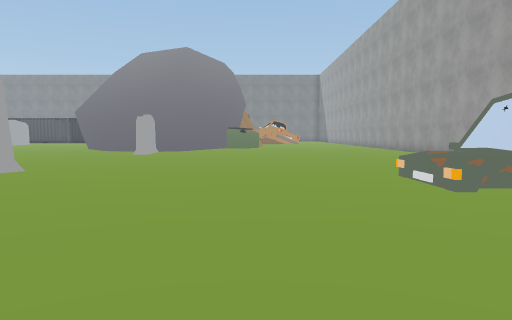
View 1 (above)

24 first-person views from a walk through a scene from a Unity 3-D project. The camera is 1.4 m above the floor, tilts 4° down and sees 70° across. The floor is counted in squares, 2 m on a side. Each view is taken from the middle of a square. On the plan, view 1 faces up. The plan holds only what a view shows up to about 11 squares ahead; the rest is blank. The place goes on beyond the plan. Some surface patterns are stand-ins.

View 2
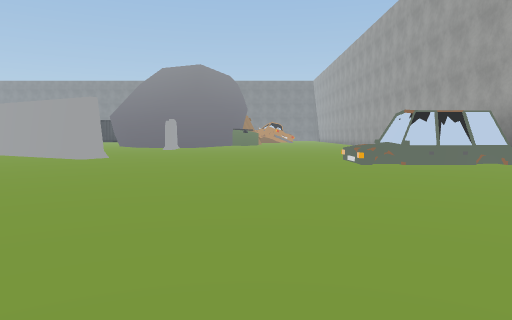

View 3
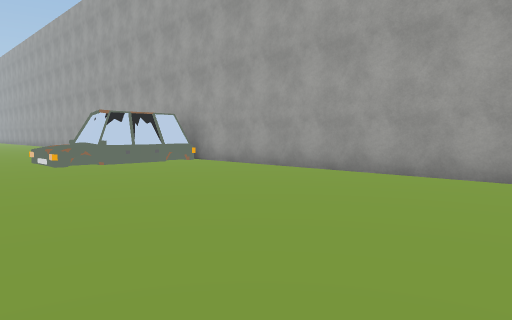

View 4
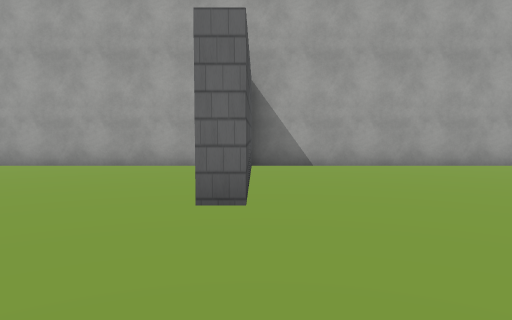

View 5
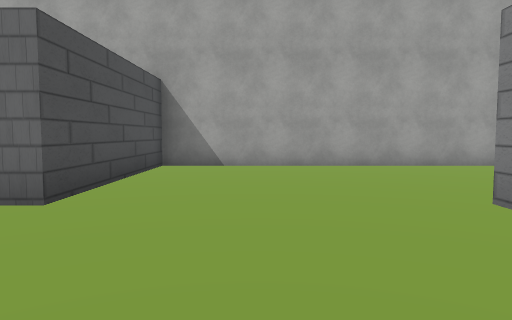

View 6
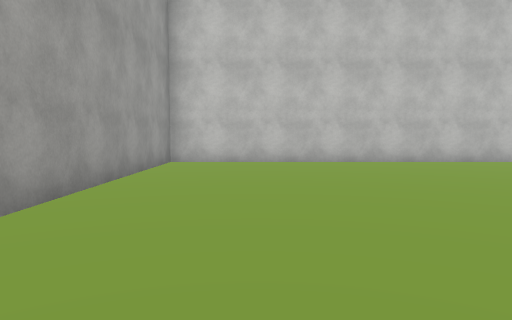

View 7
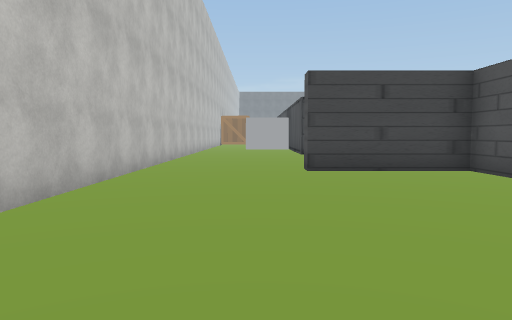

View 8
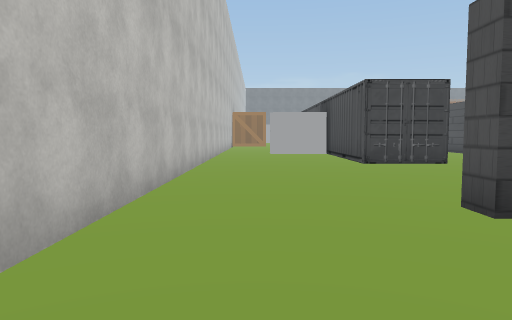

View 9
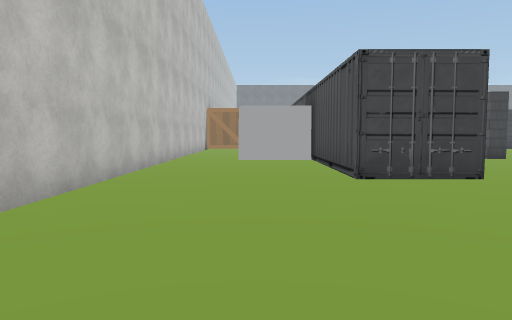

View 10
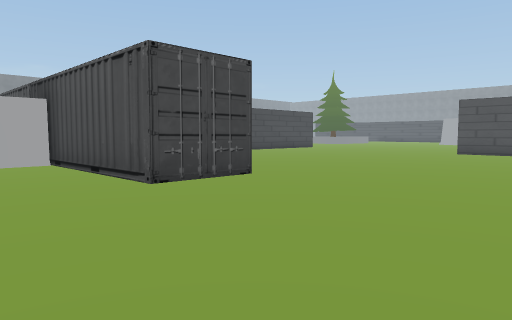

View 11
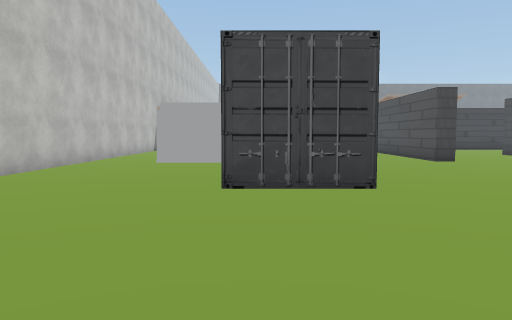

View 12
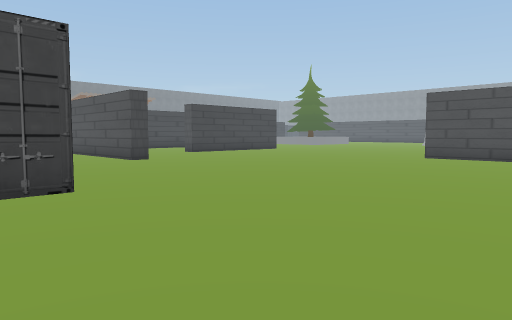

View 13
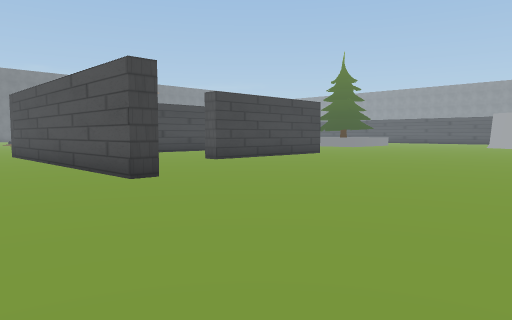

View 14
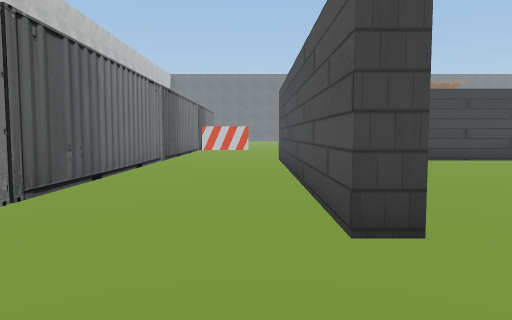

View 15
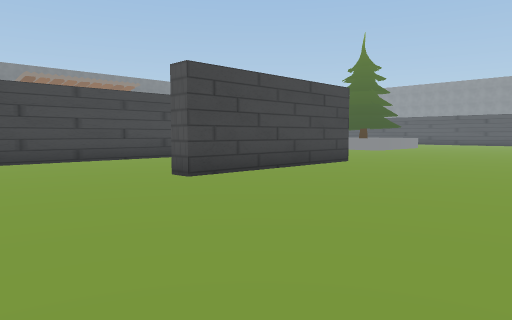

View 16
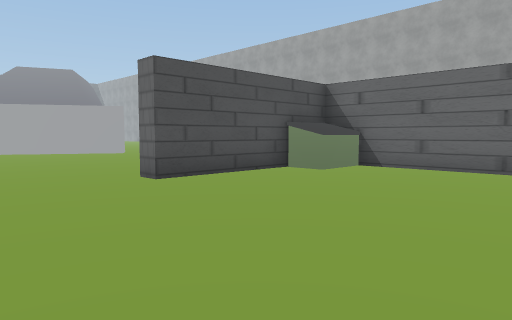

View 17
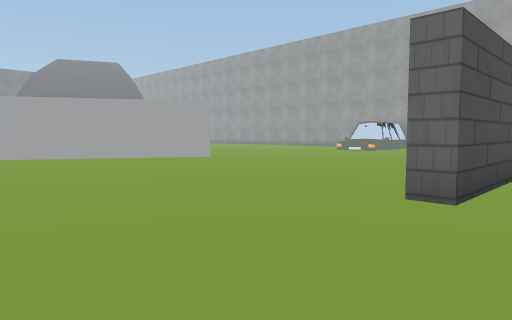

View 18
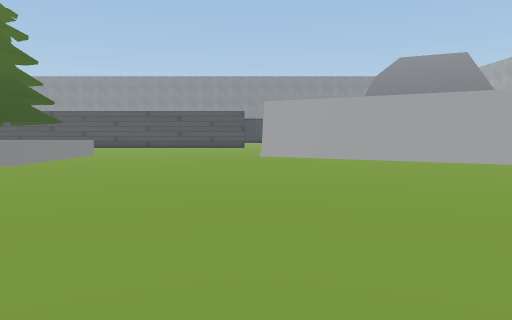

View 19
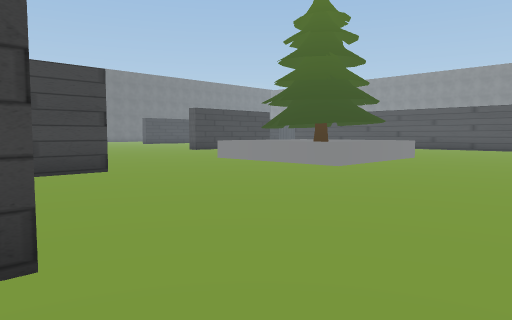

View 20
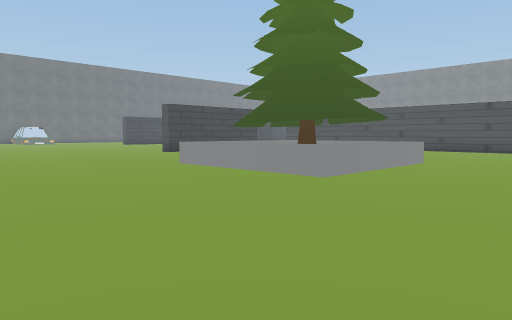

View 21
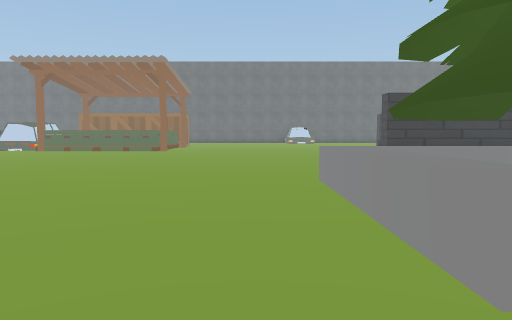

View 22
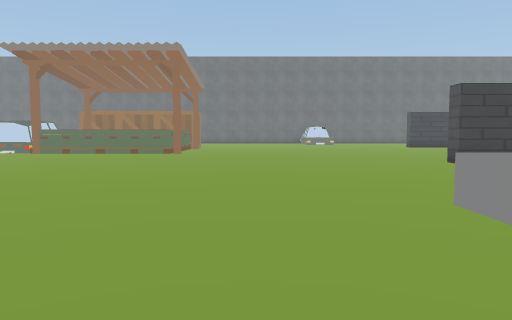

View 23
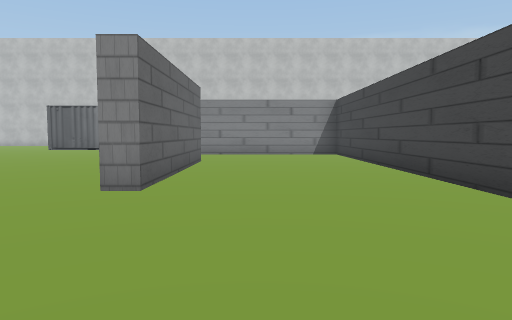

View 24
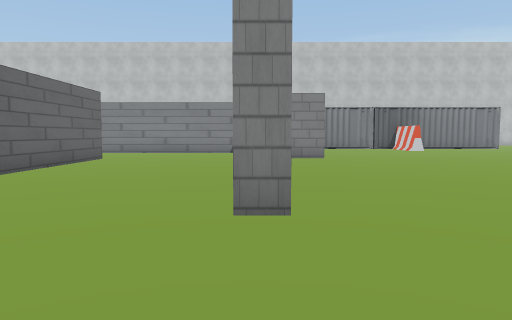

### Floor plan
Key: @ floor where view 1 was taken; # wall or solid block; . main floor; : floor 0.25 m higher than the main floor; ^ raised ledge; O other object.
Columns run from 30 left of view 1 to 7 right of it. Each row starts with its distance up from view 1.
 11   #     ^^^^...        ............
 10 ..#    .^  ^...... ##  ............
  9 .....  .^OO^........###...........
  8 ........^:#^..........##..........
  7 ........^^^^........... ##........
  6 .................................OO
  5 ................................. OO##
  4 .....................................#
  3 .....................................#
  2 .........#...........................#
  1 .........#...........................#
  0 .........#....#...............@......#
 -1 .........#....#..........   .........#
 -2 .. ......#....#.......####O .........#
 -3    ......#....#............# ........#
 -4   .......#....#............#  .......#
 -5   .....###.................# ........#
 -6          #.................#....######
 -7          # ...............   ........#
 -8          ########.........  .........#
 -9         ..................   ........#
-10         ...................   .......#
-11         .......... ........##  #.....#
-12         OOOOOOOO     O.....#.........#
-13              OOOOOOOOO.....#.........#
-14                  #.........#.........#
-15                  #...................#
-16                ......................#
-17                ......................#
-18                #######################

Positions as (right, up) in squares from view 1, and headings:
1: (0, 0), facing up
2: (0, -4), facing up
3: (0, -4), facing up-right
4: (-2, -6), facing right
5: (-2, -8), facing right
6: (4, -8), facing down
7: (4, -15), facing left
8: (0, -16), facing left
9: (-3, -15), facing left
10: (-4, -16), facing up-left
11: (-4, -13), facing left
12: (-4, -13), facing up-left
13: (-8, -11), facing up-left
14: (-11, -9), facing left
15: (-11, -8), facing up-left
16: (-11, -7), facing up-right
17: (-12, -3), facing up-right
18: (-13, -1), facing up
19: (-14, 0), facing up-left
20: (-15, 2), facing up-left
21: (-17, 6), facing left
22: (-19, 5), facing left
23: (-18, 5), facing down
24: (-21, 6), facing down
